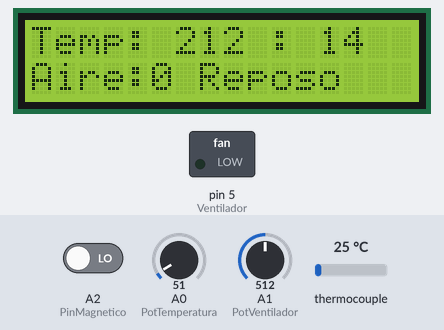
This sketch was run on a simulated Arduino Uno, built with avr-gcc and run on an emulated ATmega328P. On the bench: 16×2 character LCD, switched loads named in the sketch (green lamp = pin HIGH). Inputs (shaded band) come from the test bench; at power-on: A2 (PinMagnetico) LOW, A1 (PotVentilador) = 512, thermocouple 25 °C, A0 (PotTemperatura) = 51. Pins used as bus, display or sensor lines are not drawn.

Above: at 1.7 s.
1.8 s: A2 (PinMagnetico) driven HIGH
At 3.2 s:
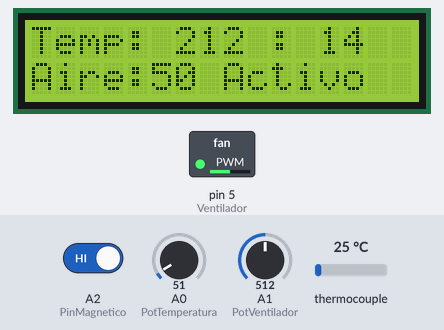
3.5 s: A1 (PotVentilador) set to 716
At 4.3 s:
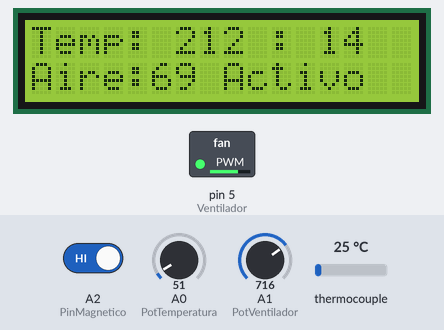
5.1 s: A1 (PotVentilador) set to 900
At 6.3 s:
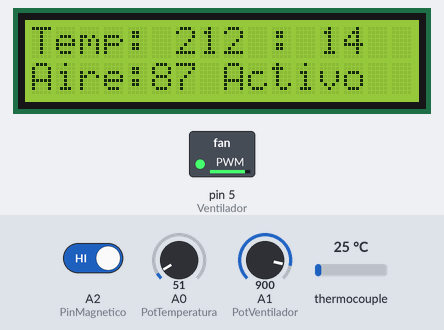
6.6 s: A1 (PotVentilador) set to 122
At 7.1 s:
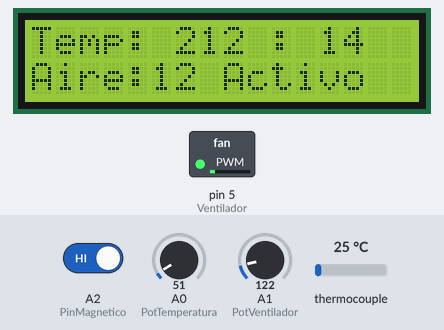
8.1 s: thermocouple set to 6 °C
At 9.1 s:
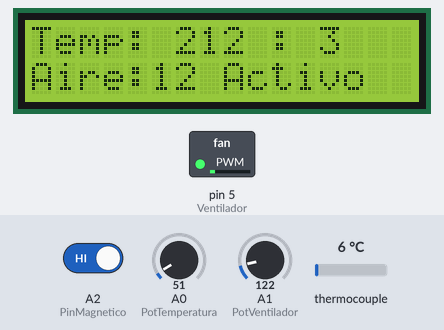
9.6 s: A0 (PotTemperatura) set to 61
At 11.0 s:
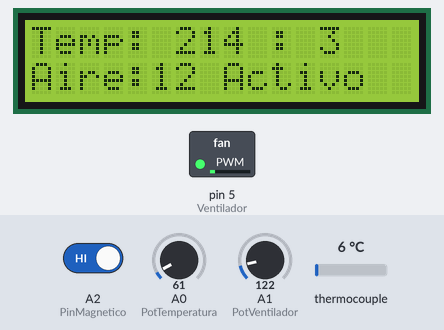
Timing chart, 0 to 12.2 s (numbered marks = the images above; inputs shaded):
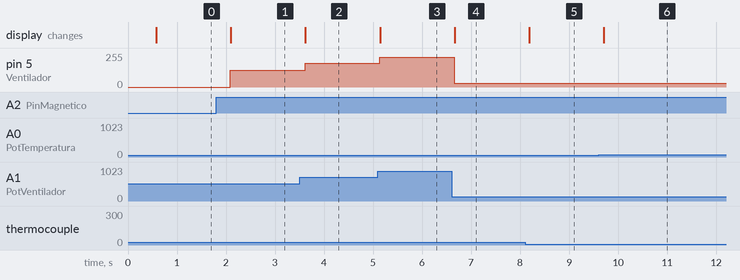

The sketch:

EstacionAireCalente.ino
```cpp
/**
Controlador de la estacion de aire caliente
*/
//libreria para el sensor de temperatura
#include "max6675.h"
//incluyo la libreria para el LCD
#include <LiquidCrystal.h>
//Crear el objeto LCD con los números correspondientes (rs, en, d4, d5, d6, d7)
LiquidCrystal lcd(8, 3, 4, 2, 1, 0);
//variables para el control de la temperatura
const int PotTemperatura = A0;  // Pin de entrada analogica donde esta conectado el protenciometro que controla la temperatura de la estacion de aire caliente
const int Calefactor = 9; //pin de Salida PWM que controla la resistencia de la estacion
int Temperatura = 0;        // Almacena la temperatura seleccionada por el usuario por medio del potenciometro
int TemperaturaReal; //almacena la temperatura de la pistola
int Activo=0; //indica si la pistola esta activa o en reposo

//variables para el control del ventilador
const int PotVentilador=A1; //pin de entrada analogica donde esta conectado el potenciometro que controla la velocidad del ventilador
const int Ventilador=5; //pin de salida PWM para controlar el nivel de aire de la estacion
int NivelAire = 50;        // Valor del siclo de trabajo del PWM para el nivel de aire en porcentaje
int PWMNivelAire =100; //vlor equivalete al nivel de air pero del valor real del PWM

const int PinMagnetico=A2; //pin e entrada digital para detctar el sensor magnetico y decdir si la pistola esta en modo de descanso
int Magnetico=1; //variable que va a contener el valor del sensor magnetico. si es 0 significaque la pistola esta colocada en su base y si es 1 el usuario la esta utilizando

// CONFIGURACION DE LOS PINES UTILIZADOS PARA LA COMUNICACIÓN CON EL MAX6675
#define CONFIG_TCGND_PIN      8
#define CONFIG_TCVCC_PIN      9
#define CONFIG_TCSCK_PIN      10
#define CONFIG_TCCS_PIN       11
#define CONFIG_TCDO_PIN       12

// OBJETO UTILIZADO PARA LA COMUNICACION CON EL MAX6675
MAX6675 thermocouple(CONFIG_TCSCK_PIN, CONFIG_TCCS_PIN, CONFIG_TCDO_PIN);

void setup() {
  // PREPARAR LA INTERFAZ //Serial
  //Serial.begin(9600);

  // USAR PINES DE ARDUINO PARA ALIMENTAR EL MODULO MAX6675
  pinMode(CONFIG_TCVCC_PIN, OUTPUT);
  digitalWrite(CONFIG_TCVCC_PIN, HIGH);
  pinMode(CONFIG_TCGND_PIN, OUTPUT);
  digitalWrite(CONFIG_TCGND_PIN, LOW);
  //configuramos pines
  pinMode(Calefactor,OUTPUT);
  // Inicializar el LCD con el número de  columnas y filas del LCD
  lcd.begin(16, 2);
  // Escribimos el Mensaje en el LCD.
  lcd.print("Estacion de aire caliente");
  // ESPERAR A QUE SE ESTABILICE LA ENERGIA
  delay(500);
}
//funcion que lee todos los valores de los sensores y controles
void LeeSensores()
{
  // leemos la temperatura de la estacion de calor
  TemperaturaReal=thermocouple.readCelsius()*.59;
  //ahora leo la temperatura del potenciometro
  Temperatura =map(analogRead(PotTemperatura), 0, 1023, 200, 450);
  //leo la velocidad del potenciometo el ventilador
  NivelAire=map(analogRead(PotVentilador),0,1023,1,99);
  PWMNivelAire=map(analogRead(PotVentilador),0,1023,0,254);
  //leo el sensor magnetico
  Magnetico=digitalRead( PinMagnetico);

}
//funcion que activa la pistola porque el usuario la esta ocupando
void PistolaActiva()
{
  Activo=1; //indico que esta activo
  //regulo la temperatura de la pistola
  if(TemperaturaReal<Temperatura)
  {
    //como la teperatura es menor, activo la resistencia
    digitalWrite(Calefactor,HIGH);
  }
  else
  {
    //la temperatura se paso, por lo que dejo que se enfrie
    digitalWrite(Calefactor,LOW);
  }
  //activo el ventilador
  analogWrite(Ventilador,PWMNivelAire);
}
//funcion que pone la pistola en modo de reposo
void PistolaReposo()
{
    //desactivo el calefactor
    digitalWrite(Calefactor,LOW);
  if(TemperaturaReal>100 && Activo==1)
  {
    //como la temperatura es superior a los 100 grados, activo el ventilador al maximo para que enfrie la pistola
    NivelAire=99;
    PWMNivelAire=254;
  }
  else
  {
    //como la temperatura ya bajo, apago el ventilador
    NivelAire=0;
    PWMNivelAire=0;
    Activo=0; //ahora si lo marcamos como en reposo
  }
  analogWrite(Ventilador,PWMNivelAire);
}
void loop()
{
  //leemos los sensores
  LeeSensores();
  if(Magnetico==1)
  {
    //si el magnetico esta en 1 significa que esta siendo utilizada y hay que activarla resistencia y el ventilador
    PistolaActiva();
  }
  else
  {
    //la pistola esta en su base por lo que hay que enfriar la pistola de calor
    PistolaReposo();
  }
  //muestro los datos por la pantalla
  //limpiamos la pantalla
  lcd.clear();
  // Ubicamos el cursor en la primera posición(columna:0) de la segunda línea(fila:1)
  lcd.setCursor(0, 0);
  //muestro los datos de la temperatura
  lcd.print("Temp: ");
  lcd.print(Temperatura );
  lcd.print(" : ");
  lcd.print(TemperaturaReal );
  //muestro la velocidad del ventilador
  lcd.setCursor(0, 1);
  lcd.print("Aire:");
  lcd.print(NivelAire);
  if(Magnetico==1)
  {
    lcd.print(" Activo");
  }
  else
  {
    lcd.print(" Reposo");
  }
  //me espero un rato para volver a analizar
  delay(500) ;
}
```

Measured:
- after the input at 1.8 s, pin 5 (Ventilador): 0/255 → 127/255 after 0.29 s; the display: changes after 0.30 s (image 1)
- after the input at 3.5 s, pin 5 (Ventilador): 127/255 → 177/255 after 0.11 s; the display: changes after 0.12 s (image 2)
- after the input at 5.1 s, pin 5 (Ventilador): 177/255 → 223/255 at once; the display: changes at once (image 3)
- after the input at 6.6 s, pin 5 (Ventilador): 223/255 → 30/255 after 0.06 s; the display: changes after 0.06 s (image 4)
- after the input at 8.1 s, the display: changes after 0.09 s (image 5)
- after the input at 9.6 s, the display: changes after 0.11 s (image 6)
